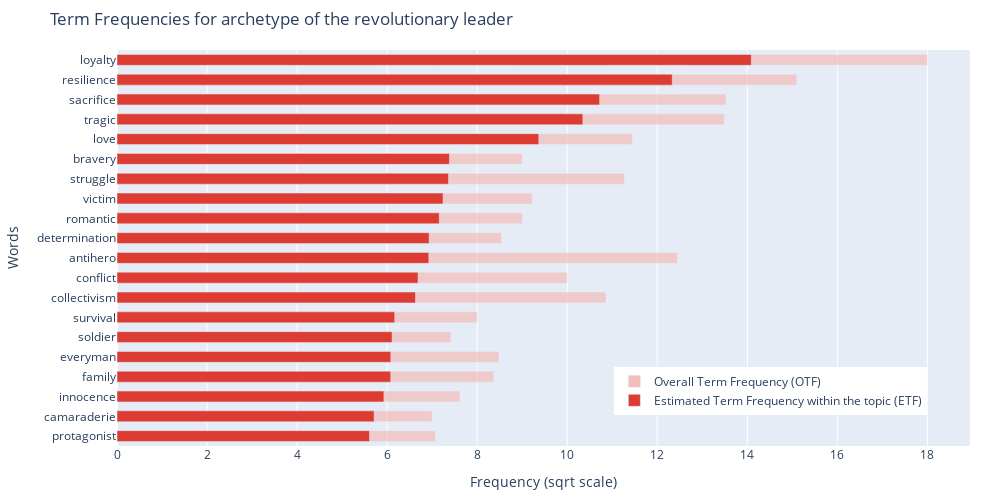
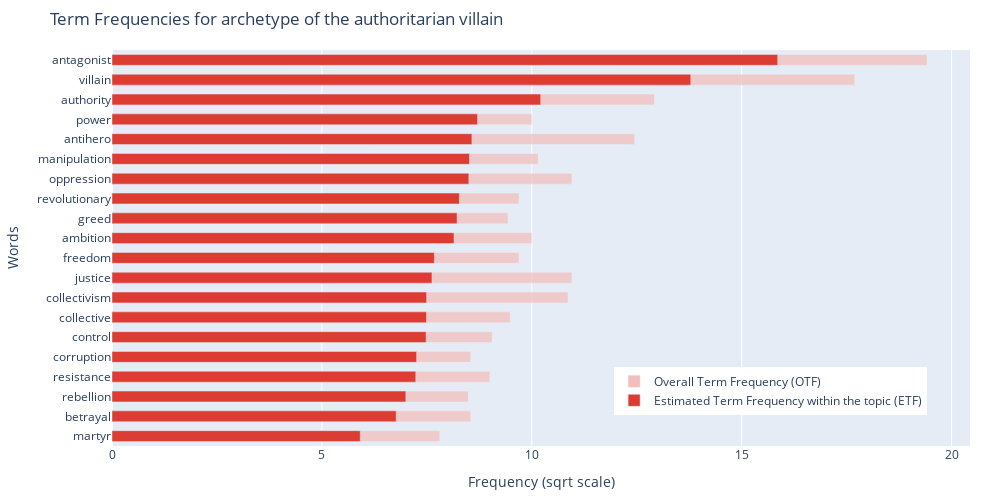
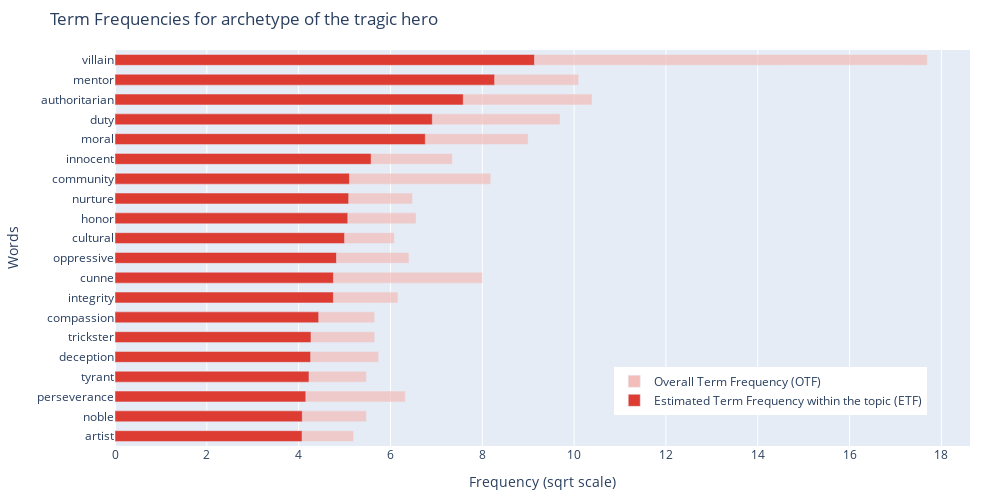

The cell these charts' notebook holds for them, in order:
### Code cell
lda_model, corpus, dictionary = eastern_char_topic
overall_term_freq = compute_overall_term_freq(corpus, dictionary)
est_term_freq_by_topic = compute_estimated_term_freq(lda_model, corpus, dictionary, 20)
plot_term_frequencies(est_term_freq_by_topic, overall_term_freq, ['#DD3C32','#F3BDBA'], EAST_ARCHETYPES_MAP)

### Figure 1 — Plotly figure (JSON) as saved in the notebook; plotly's stock layout.template omitted (floating-point values rounded to 4 significant figures)
{"data": [{"hovertemplate": "Word: <b>%{y}</b><br>sqrt(OTF) = <b>%{x}</b><extra></extra>", "marker": {"color": "#F3BDBA", "opacity": 0.7}, "name": "Overall Term Frequency (OTF)", "orientation": "h", "type": "bar", "width": 0.55, "x": [7.071, 7, 7.616, 8.367, 8.485, 7.416, 8, 10.86, 10, 12.45, 8.544, 9, 9.22, 11.27, 9, 11.45, 13.49, 13.53, 15.1, 18], "y": ["protagonist", "camaraderie", "innocence", "family", "everyman", "soldier", "survival", "collectivism", "conflict", "antihero", "determination", "romantic", "victim", "struggle", "bravery", "love", "tragic", "sacrifice", "resilience", "loyalty"]}, {"hovertemplate": "Word: <b>%{y}</b><br>sqrt(ETF) = <b>%{x}</b><extra></extra>", "marker": {"color": "#DD3C32"}, "name": "Estimated Term Frequency within the topic (ETF)", "orientation": "h", "type": "bar", "width": 0.55, "x": [5.61, 5.712, 5.929, 6.08, 6.082, 6.111, 6.169, 6.631, 6.687, 6.927, 6.933, 7.158, 7.243, 7.364, 7.386, 9.369, 10.35, 10.72, 12.33, 14.09], "y": ["protagonist", "camaraderie", "innocence", "family", "everyman", "soldier", "survival", "collectivism", "conflict", "antihero", "determination", "romantic", "victim", "struggle", "bravery", "love", "tragic", "sacrifice", "resilience", "loyalty"]}], "layout": {"barmode": "overlay", "height": 500, "legend": {"x": 0.95, "xanchor": "right", "y": 0.2, "yanchor": "top"}, "margin": {"b": 50, "l": 30, "r": 30, "t": 50}, "title": {"text": "Term Frequencies for archetype of the revolutionary leader"}, "width": 1000, "xaxis": {"title": {"text": "Frequency (sqrt scale)"}}, "yaxis": {"title": {"text": "Words"}}}}

### Figure 2 — Plotly figure (JSON) as saved in the notebook; plotly's stock layout.template omitted (floating-point values rounded to 4 significant figures)
{"data": [{"hovertemplate": "Word: <b>%{y}</b><br>sqrt(OTF) = <b>%{x}</b><extra></extra>", "marker": {"color": "#F3BDBA", "opacity": 0.7}, "name": "Overall Term Frequency (OTF)", "orientation": "h", "type": "bar", "width": 0.55, "x": [7.81, 8.544, 8.485, 9, 8.544, 9.055, 9.487, 10.86, 10.95, 9.695, 10, 9.434, 9.695, 10.95, 10.15, 12.45, 10, 12.92, 17.69, 19.42], "y": ["martyr", "betrayal", "rebellion", "resistance", "corruption", "control", "collective", "collectivism", "justice", "freedom", "ambition", "greed", "revolutionary", "oppression", "manipulation", "antihero", "power", "authority", "villain", "antagonist"]}, {"hovertemplate": "Word: <b>%{y}</b><br>sqrt(ETF) = <b>%{x}</b><extra></extra>", "marker": {"color": "#DD3C32"}, "name": "Estimated Term Frequency within the topic (ETF)", "orientation": "h", "type": "bar", "width": 0.55, "x": [5.914, 6.77, 7.0, 7.237, 7.257, 7.483, 7.492, 7.495, 7.622, 7.679, 8.147, 8.221, 8.275, 8.501, 8.517, 8.574, 8.709, 10.21, 13.79, 15.86], "y": ["martyr", "betrayal", "rebellion", "resistance", "corruption", "control", "collective", "collectivism", "justice", "freedom", "ambition", "greed", "revolutionary", "oppression", "manipulation", "antihero", "power", "authority", "villain", "antagonist"]}], "layout": {"barmode": "overlay", "height": 500, "legend": {"x": 0.95, "xanchor": "right", "y": 0.2, "yanchor": "top"}, "margin": {"b": 50, "l": 30, "r": 30, "t": 50}, "title": {"text": "Term Frequencies for archetype of the authoritarian villain"}, "width": 1000, "xaxis": {"title": {"text": "Frequency (sqrt scale)"}}, "yaxis": {"title": {"text": "Words"}}}}

### Figure 3 — Plotly figure (JSON) as saved in the notebook; plotly's stock layout.template omitted (floating-point values rounded to 4 significant figures)
{"data": [{"hovertemplate": "Word: <b>%{y}</b><br>sqrt(OTF) = <b>%{x}</b><extra></extra>", "marker": {"color": "#F3BDBA", "opacity": 0.7}, "name": "Overall Term Frequency (OTF)", "orientation": "h", "type": "bar", "width": 0.55, "x": [5.196, 5.477, 6.325, 5.477, 5.745, 5.657, 5.657, 6.164, 8, 6.403, 6.083, 6.557, 6.481, 8.185, 7.348, 9, 9.695, 10.39, 10.1, 17.69], "y": ["artist", "noble", "perseverance", "tyrant", "deception", "trickster", "compassion", "integrity", "cunne", "oppressive", "cultural", "honor", "nurture", "community", "innocent", "moral", "duty", "authoritarian", "mentor", "villain"]}, {"hovertemplate": "Word: <b>%{y}</b><br>sqrt(ETF) = <b>%{x}</b><extra></extra>", "marker": {"color": "#DD3C32"}, "name": "Estimated Term Frequency within the topic (ETF)", "orientation": "h", "type": "bar", "width": 0.55, "x": [4.075, 4.08, 4.157, 4.226, 4.262, 4.27, 4.437, 4.757, 4.758, 4.825, 5.001, 5.071, 5.091, 5.107, 5.579, 6.759, 6.913, 7.586, 8.269, 9.137], "y": ["artist", "noble", "perseverance", "tyrant", "deception", "trickster", "compassion", "integrity", "cunne", "oppressive", "cultural", "honor", "nurture", "community", "innocent", "moral", "duty", "authoritarian", "mentor", "villain"]}], "layout": {"barmode": "overlay", "height": 500, "legend": {"x": 0.95, "xanchor": "right", "y": 0.2, "yanchor": "top"}, "margin": {"b": 50, "l": 30, "r": 30, "t": 50}, "title": {"text": "Term Frequencies for archetype of the tragic hero"}, "width": 1000, "xaxis": {"title": {"text": "Frequency (sqrt scale)"}}, "yaxis": {"title": {"text": "Words"}}}}
